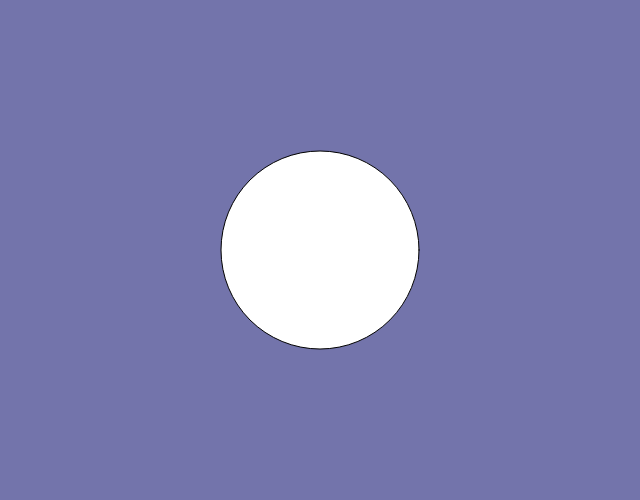
Frame 1 (no input)
Frame 60 (no input): identical to frame 1, image omitted
Frame 120 (the mouse pressed at the canvas centre since frame 60): identical to frame 1, image omitted

The p5.js sketch that drew this single still picture (run headless with seeded random() and noise() and a simulated clock; from frame 60 on, the mouse is pressed at the canvas centre):

// p5.js sketch
// ── sketch.js
function setup() {
	// create a place to draw
	createCanvas(640, 500);
	noStroke();
	loop();
}

function draw() {
	// clear the background
	background(115, 116, 171);

	//for(var i = 1; i < 38; i++){
		//stroke(255, 255,255)
	//	ellipse(20, 80, 50, 50);
//	if ( i === 2){
//		stroke(255, 255, 255);
 //} else {
  //  fill(0, 0, 0);

stroke (0, 0, 0);
	for(i = 0; i < 100; i++) {
   ellipse(320, 250, i * 2, i * 2)
  }


}
